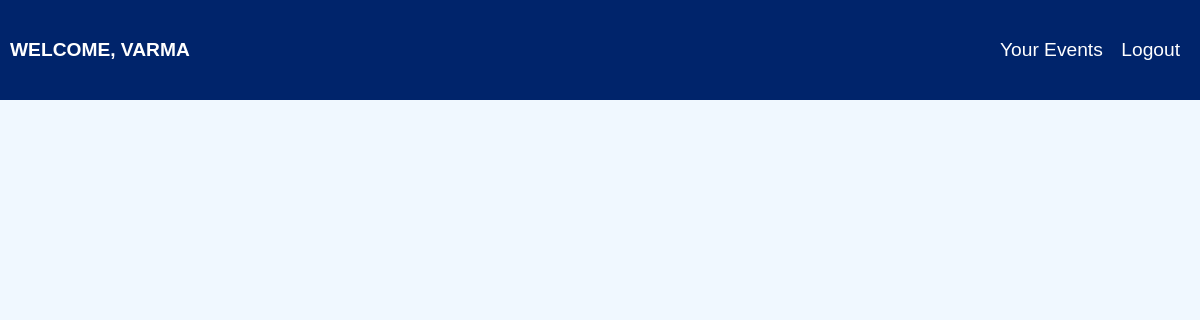
Page /home (signed in) on the earlier database version.
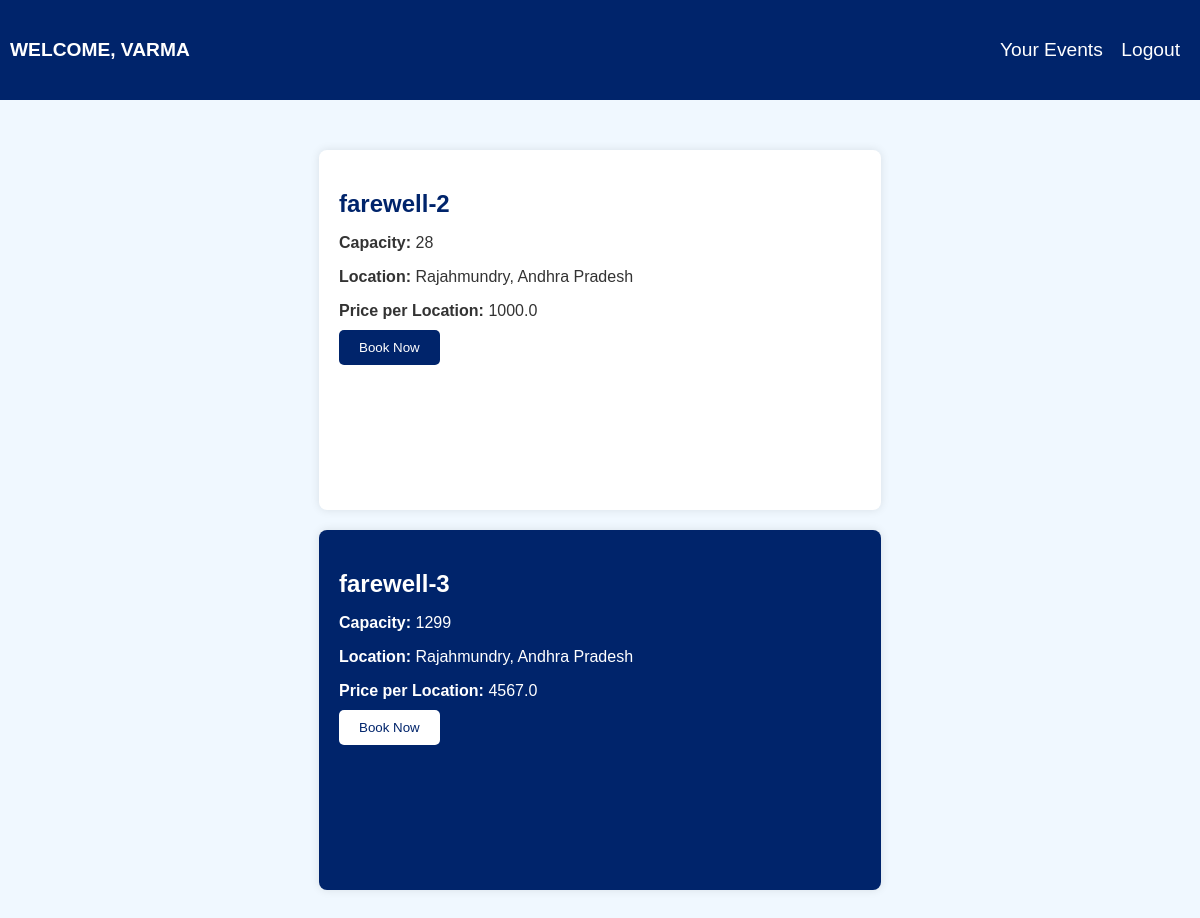
Same page on the later database version.
### models.py (models this page shows, shortened)
class Event(db.Model):
    id = db.Column(db.Integer, primary_key=True)
    event_name = db.Column(db.String(100), nullable=False)
    capacity = db.Column(db.Integer, nullable=False)
    location = db.Column(db.String(100), nullable=False)
    price_per_hour = db.Column(db.Float, nullable=False)
    status = db.Column(db.Boolean, default=True)
    book_events = db.relationship('BookEvent', backref='event', cascade='all, delete-orphan')

### app.py (the view)
@app.route('/home')
def landinghome():
    if not is_logged_in():
        return redirect(url_for('login'))
    user = session['user']
    if session["role"] == "ADMIN":
        events = Event.query.all()
        return render_template("admin.html", user=user, events=events)
    events = Event.query.filter_by(status=True).all()
    return render_template("userhome.html", user=user, events=events)

### app.py (called while the page is built)
def is_logged_in():
    return 'user' in session

### templates/userhome.html (shortened to what this page needs)
<!DOCTYPE html>
<html lang="en">
<head>
</head>
<body>
    <div class="header">
        <div class="logo">
            <span>WELCOME, {{ session['user'].upper() }} </span>
        </div>
        <div class="links">
            <a href="/getall" >Your Events</a>
            <a href="/logout" onclick="alert('Your session may be deleted')">Logout</a>
        </div>
    </div>
    <div class="container">
        {% for event in events %}
            <form action="/book-event" method="post" class="event-item {% if loop.index is even %}card-blue{% else %}card-white{% endif %}">
                <h2>{{ event.event_name }}</h2>
                <p><strong>Capacity:</strong> {{ event.capacity }}</p>
                <p><strong>Location:</strong> {{ event.location }}</p>
                <p><strong>Price per Location:</strong> {{ event.price_per_hour }}</p>
                <p class="status {% if event.status %}green{% else %}red{% endif %}">
                    {% if event.status %}
                        <input type="submit" value="Book Now">
                    {% else %}
                        Booked
                    {% endif %}
                </p>
            </form>
        {% endfor %}
    </div>
</body>
</html>

### templates/userhome.html (style rules this page uses)
body { font-family: Arial, sans-serif; background-color: #F0F8FF; margin: 0; padding: 0; display: flex; flex-direction: column; height: 100vh; padding-top: 60px; }
.header { position: fixed; top: 0; left: 0; width: 100%; height: 10vh; background-color: #00246B; color: white; padding: 10px 0; text-align: center; font-size: 1.2rem; z-index: 100; display: flex; flex-direction: row; align-items: center; justify-content: space-between; }
.header .links { margin-right: 20px; width: 15%; display: flex; direction: row; align-items: center; justify-content: space-between; }
.logo { font-weight: 700; }
.links a { font-weight: 500; color: white; text-decoration: none; }
.container { flex: 1; padding: 20px; margin-top: 60px; display: flex; flex-wrap: wrap; justify-content: center; }
.event-item { height: 40vh; width: 45%; margin: 10px; padding: 20px; border-radius: 8px; box-shadow: 0 0 10px rgba(0, 0, 0, 0.1); transition: background-color 0.3s ease-in-out; }
.event-item p { color: #333; margin-bottom: 10px; }
.event-item h2 { margin-bottom: 15px; }
.status { font-weight: bold; margin-top: 10px; }
.status.green { color: green; }
.card-blue { background-color: #00246B; color: white; }
.card-white { background-color: white; color:#00246B; }
.card-blue input[type="submit"] { background-color: white; color: #00246B; border: none; padding: 10px 20px; border-radius: 5px; cursor: pointer; }
.card-white input[type="submit"] { background-color: #00246B; color: white; border: none; padding: 10px 20px; border-radius: 5px; cursor: pointer; }
.card-blue p { color: white; }
.header span { margin-left: 10px; animation: from-left 1s forwards; }

Differences in the rows shown:
added Event: event_name "farewell-2", capacity "28", location "Rajahmundry, Andhra Pradesh", price_per_hour "1000.0"
added Event: event_name "farewell-3", capacity "1299", location "Rajahmundry, Andhra Pradesh", price_per_hour "4567.0"
